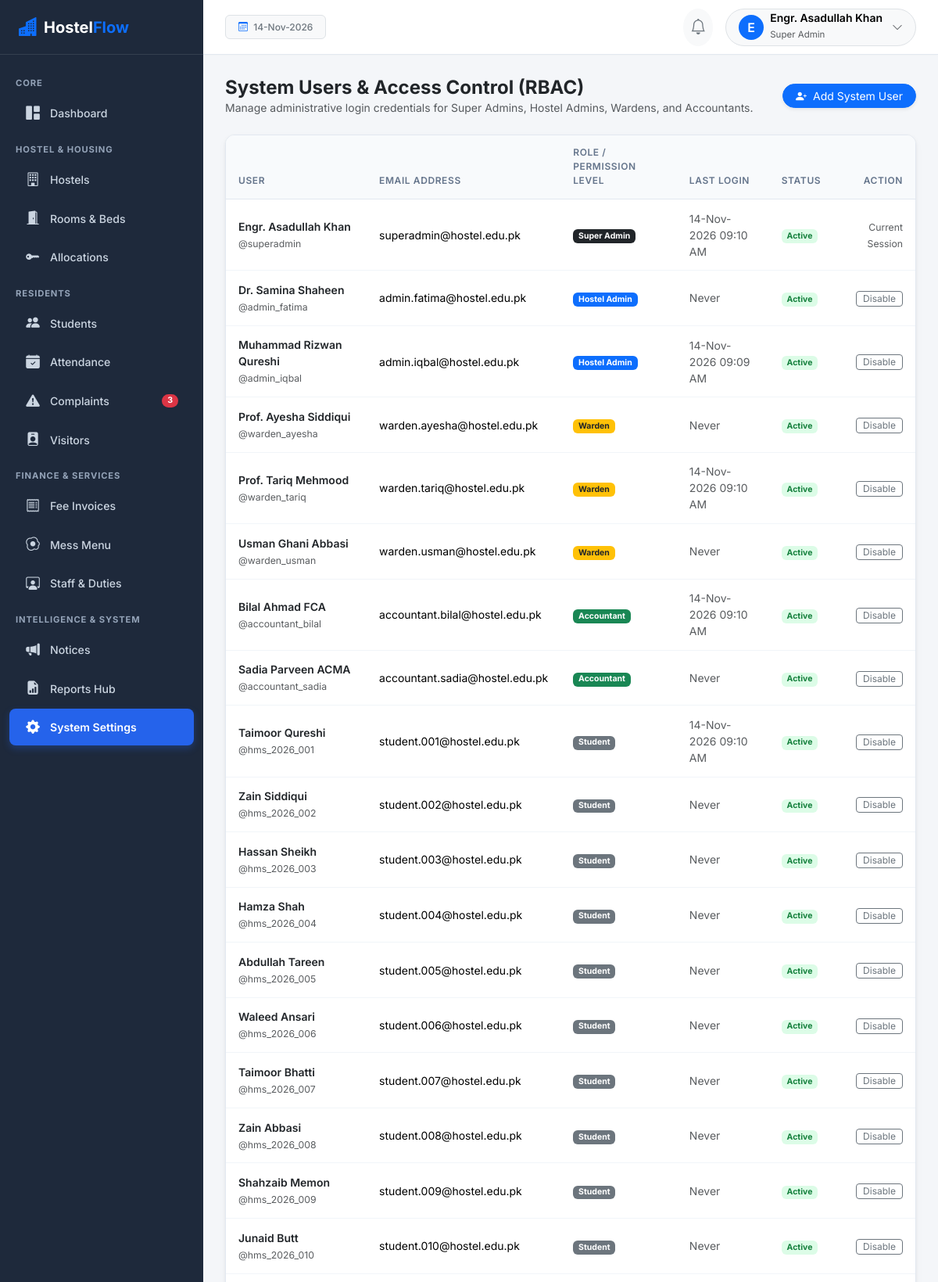
Page /settings/users (signed in, upper part) on the committed database.
### app/models/user.py (models this page shows, shortened)
class User(UserMixin, TimestampMixin, db.Model):
    __tablename__ = 'users'
    id = db.Column(db.Integer, primary_key=True)
    username = db.Column(db.String(80), unique=True, nullable=False, index=True)
    email = db.Column(db.String(120), unique=True, nullable=False, index=True)
    password_hash = db.Column(db.String(255), nullable=False)
    full_name = db.Column(db.String(120), nullable=False)
    avatar = db.Column(db.String(255), default='default_avatar.png')
    is_active = db.Column(db.Boolean, default=True, nullable=False)
    last_login = db.Column(db.DateTime)
    role_id = db.Column(db.Integer, db.ForeignKey('roles.id'), nullable=False)
    role = db.relationship('Role', back_populates='users')
    student_profile = db.relationship('Student', back_populates='user', uselist=False)
    employee_profile = db.relationship('Employee', back_populates='user', uselist=False)
    notifications = db.relationship('Notification', back_populates='user', lazy='dynamic', cascade='all, delete-orphan')
    audit_logs = db.relationship('AuditLog', back_populates='user', lazy='dynamic')
    def has_role(self, role_name):
        return self.role is not None and self.role.name.lower() == role_name.lower()
    @property
    def is_super_admin(self):
        return self.has_role('Super Admin')
    @property
    def is_student(self):
        return self.has_role('Student')
    @property
    def is_staff(self):
        return self.has_role('Staff')

class Role(db.Model):
    __tablename__ = 'roles'
    id = db.Column(db.Integer, primary_key=True)
    name = db.Column(db.String(50), unique=True, nullable=False)
    description = db.Column(db.String(255))
    users = db.relationship('User', back_populates='role', lazy='dynamic')

### app/routes/settings.py (the view)
@settings_bp.route('/users')
@login_required
@role_required('Super Admin')
def list_users():
    users = User.query.order_by(User.role_id.asc(), User.username.asc()).all()
    return render_template('settings/users.html', users=users)

### app/__init__.py (called while the page is built)
@login_manager.user_loader
def load_user(user_id):
    return User.query.get(int(user_id))

### app/services/auth_service.py (called while the page is built)
def role_required(*roles):
    def decorator(f):
        @wraps(f)
        def decorated_function(*args, **kwargs):
            if not current_user.is_authenticated:
                return redirect(url_for('auth.login', next=request.url))
            if current_user.is_super_admin:
                return f(*args, **kwargs)
            user_role = current_user.role.name if current_user.role else ''
            if user_role not in roles:
                flash("You do not have administrative permission to access this resource.", "danger")
                abort(403)
            return f(*args, **kwargs)
        return decorated_function
    return decorator

### app/templates/settings/users.html (shortened to what this page needs)
{% extends "base.html" %}
{% block content %}
<div class="d-flex flex-column flex-md-row justify-content-between align-items-md-center gap-2 mb-4">
  <div>
    <h4 class="fw-bold mb-0 text-dark">System Users & Access Control (RBAC)</h4>
    <p class="text-muted small mb-0">Manage administrative login credentials for Super Admins, Hostel Admins, Wardens, and Accountants.</p>
  </div>
  <a href="{{ url_for('settings.add_user') }}" class="btn btn-primary btn-sm rounded-pill px-3 shadow-sm">
    <i class="bi bi-person-plus-fill me-1"></i> Add System User
  </a>
</div>
<div class="card card-saas">
  <div class="table-responsive">
    <table class="table table-custom table-hover align-middle mb-0">
      <thead>
        <tr>
          <th>User</th>
          <th>Email Address</th>
          <th>Role / Permission Level</th>
          <th>Last Login</th>
          <th>Status</th>
          <th class="text-end">Action</th>
        </tr>
      </thead>
      <tbody>
        {% for u in users %}
          <tr>
            <td>
              <div class="fw-semibold text-dark">{{ u.full_name }}</div>
              <small class="text-muted">@{{ u.username }}</small>
            </td>
            <td>{{ u.email }}</td>
            <td>
              <span class="badge {% if u.role.name == 'Super Admin' %}bg-dark{% elif u.role.name == 'Hostel Admin' %}bg-primary{% elif u.role.name == 'Warden' %}bg-warning text-dark{% elif u.role.name == 'Accountant' %}bg-success{% else %}bg-secondary{% endif %}">
                {{ u.role.name }}
              </span>
            </td>
            <td class="small text-muted">{{ u.last_login|datetime_format if u.last_login else 'Never' }}</td>
            <td>
              <span class="badge {% if u.is_active %}badge-soft-success{% else %}badge-soft-danger{% endif %}">
                {{ 'Active' if u.is_active else 'Disabled' }}
              </span>
            </td>
            <td class="text-end">
              {% if u.id != current_user.id %}
                <form method="POST" action="{{ url_for('settings.toggle_user_status', user_id=u.id) }}">
                  <button type="submit" class="btn btn-outline-secondary btn-sm py-0 px-2" style="font-size: 0.75rem;">
                    {{ 'Disable' if u.is_active else 'Enable' }}
                  </button>
                </form>
              {% else %}
                <small class="text-muted">Current Session</small>
              {% endif %}
            </td>
          </tr>
        {% else %}
          <tr><td colspan="6" class="text-center py-4 text-muted">No users found.</td></tr>
        {% endfor %}
      </tbody>
    </table>
  </div>
</div>
{% endblock %}

### app/templates/base.html (shortened to what this page needs)
<!DOCTYPE html>
<html lang="en">
<head>
  <link href="https://cdn.jsdelivr.net/npm/bootstrap@5.3.3/dist/css/bootstrap.min.css" rel="stylesheet">
  <link rel="stylesheet" href="https://cdn.jsdelivr.net/npm/bootstrap-icons@1.11.3/font/bootstrap-icons.min.css">
  <link rel="stylesheet" href="{{ url_for('static', filename='css/style.css') }}">
</head>
<body>
<div class="d-flex" id="wrapper">
  <div id="sidebar-wrapper">
    <div class="sidebar-brand">
      <i class="bi bi-buildings-fill text-primary me-2 fs-4"></i>
      <span>Hostel<span class="text-primary">Flow</span></span>
    </div>
    <div class="py-3">
      {% if current_user.is_authenticated and not current_user.is_student and not current_user.is_staff %}
        <div class="sidebar-heading">Core</div>
        <a href="{{ url_for('dashboard.index') }}" class="nav-link-custom {% if request.endpoint and request.endpoint == 'dashboard.index' %}active{% endif %}">
          <i class="bi bi-grid-1x2-fill"></i> Dashboard
        </a>
        <div class="sidebar-heading">Hostel & Housing</div>
        <a href="{{ url_for('hostels.list_hostels') }}" class="nav-link-custom {% if request.endpoint and 'hostels' in request.endpoint %}active{% endif %}">
          <i class="bi bi-building"></i> Hostels
        </a>
        <a href="{{ url_for('rooms.list_rooms') }}" class="nav-link-custom {% if request.endpoint and 'rooms' in request.endpoint %}active{% endif %}">
          <i class="bi bi-door-open-fill"></i> Rooms & Beds
        </a>
        <a href="{{ url_for('allocations.list_allocations') }}" class="nav-link-custom {% if request.endpoint and 'allocations' in request.endpoint %}active{% endif %}">
          <i class="bi bi-key-fill"></i> Allocations
        </a>
        <div class="sidebar-heading">Residents</div>
        <a href="{{ url_for('students.list_students') }}" class="nav-link-custom {% if request.endpoint and 'students' in request.endpoint %}active{% endif %}">
          <i class="bi bi-people-fill"></i> Students
        </a>
        <a href="{{ url_for('attendance.index') }}" class="nav-link-custom {% if request.endpoint and 'attendance' in request.endpoint %}active{% endif %}">
          <i class="bi bi-calendar-check-fill"></i> Attendance
        </a>
        <a href="{{ url_for('complaints.list_complaints') }}" class="nav-link-custom {% if request.endpoint and 'complaints' in request.endpoint %}active{% endif %}">
          <i class="bi bi-exclamation-triangle-fill"></i> Complaints
          {% if pending_complaints_count > 0 %}
            <span class="badge bg-danger rounded-pill ms-auto">{{ pending_complaints_count }}</span>
          {% endif %}
        </a>
        <a href="{{ url_for('visitors.list_visitors') }}" class="nav-link-custom {% if request.endpoint and 'visitors' in request.endpoint %}active{% endif %}">
          <i class="bi bi-person-badge-fill"></i> Visitors
        </a>
        <div class="sidebar-heading">Finance & Services</div>
        <a href="{{ url_for('fees.list_invoices') }}" class="nav-link-custom {% if request.endpoint and 'fees' in request.endpoint %}active{% endif %}">
          <i class="bi bi-receipt"></i> Fee Invoices
        </a>
        <a href="{{ url_for('mess.weekly_menu') }}" class="nav-link-custom {% if request.endpoint and 'mess' in request.endpoint %}active{% endif %}">
          <i class="bi bi-egg-fried"></i> Mess Menu
        </a>
        <a href="{{ url_for('staff.list_employees') }}" class="nav-link-custom {% if request.endpoint and 'staff' in request.endpoint %}active{% endif %}">
          <i class="bi bi-person-workspace"></i> Staff & Duties
        </a>
        <div class="sidebar-heading">Intelligence & System</div>
        <a href="{{ url_for('announcements.list_announcements') }}" class="nav-link-custom {% if request.endpoint and 'announcements' in request.endpoint %}active{% endif %}">
          <i class="bi bi-megaphone-fill"></i> Notices
        </a>
        <a href="{{ url_for('reports.index') }}" class="nav-link-custom {% if request.endpoint and 'reports' in request.endpoint %}active{% endif %}">
          <i class="bi bi-file-earmark-bar-graph-fill"></i> Reports Hub
        </a>
        {% if current_user.is_super_admin %}
          <a href="{{ url_for('settings.general_settings') }}" class="nav-link-custom {% if request.endpoint and 'settings' in request.endpoint %}active{% endif %}">
            <i class="bi bi-gear-fill"></i> System Settings
          </a>
        {% endif %}
      {% endif %}
    </div>
  </div>
  <div id="page-content-wrapper">
    <nav class="navbar top-navbar d-flex align-items-center justify-content-between">
      <div class="d-flex align-items-center gap-3">
        <span class="badge bg-light text-secondary border px-3 py-2 fw-medium">
          <i class="bi bi-calendar3 me-1 text-primary"></i>
          {{ today_date|date_format }}
        </span>
      </div>
      <div class="d-flex align-items-center gap-3">
        <div class="dropdown">
          <button class="btn btn-light position-relative rounded-circle p-2" type="button" data-bs-toggle="dropdown" aria-expanded="false">
            <i class="bi bi-bell fs-5 text-secondary"></i>
          </button>
        </div>
        <div class="dropdown">
          <button class="btn btn-light rounded-pill border d-flex align-items-center gap-2 py-1 px-3" type="button" data-bs-toggle="dropdown" aria-expanded="false">
            <div class="rounded-circle bg-primary text-white d-flex align-items-center justify-content-center" style="width: 32px; height: 32px; font-weight: 600;">
              {{ current_user.full_name[:1] if current_user.is_authenticated else 'U' }}
            </div>
            <div class="text-start d-none d-sm-block">
              <div class="fw-semibold small lh-1">{{ current_user.full_name if current_user.is_authenticated else 'User' }}</div>
              <small class="text-muted" style="font-size: 0.72rem;">{{ current_user.role.name if current_user.is_authenticated and current_user.role else 'Guest' }}</small>
            </div>
            <i class="bi bi-chevron-down text-muted small ms-1"></i>
          </button>
        </div>
      </div>
    </nav>
    <main class="main-body">
      {% block content %}{% endblock %}
    </main>
  </div>
</div>
</body>
</html>

### app/static/css/style.css (style rules this page uses)
:root { --primary-color: #0d6efd; --primary-dark: #0a58ca; --primary-light: #e7f1ff; --secondary-color: #495057; --success-color: #198754; --danger-color: #dc3545; --warning-color: #ffc107; --info-color: #0dcaf0; --body-bg: #f4f6f9; --sidebar-bg: #1e293b; --sidebar-hover: #334155; --sidebar-active: #2563eb; --card-shadow: 0 0.125rem 0.25rem rgba(0, 0, 0, 0.05), 0 0.25rem 0.75rem rgba(0, 0, 0, 0.03); --card-border-radius: 0.75rem; }
body { font-family: 'Inter', -apple-system, BlinkMacSystemFont, "Segoe UI", Roboto, "Helvetica Neue", Arial, sans-serif; background-color: var(--body-bg); color: #334155; min-height: 100vh; }
#sidebar-wrapper { min-height: 100vh; width: 260px; background-color: var(--sidebar-bg); color: #e2e8f0; transition: all 0.3s ease; z-index: 1000; }
#sidebar-wrapper .sidebar-brand { height: 70px; display: flex; align-items: center; padding: 0 1.5rem; font-size: 1.25rem; font-weight: 700; color: #ffffff; border-bottom: 1px solid rgba(255, 255, 255, 0.1); }
.sidebar-heading { padding: 0.75rem 1.25rem 0.25rem; font-size: 0.7rem; text-transform: uppercase; font-weight: 700; letter-spacing: 0.08em; color: #94a3b8; }
.nav-link-custom { display: flex; align-items: center; gap: 0.75rem; padding: 0.65rem 1.25rem; color: #cbd5e1; text-decoration: none; font-size: 0.88rem; font-weight: 500; border-radius: 0.5rem; margin: 0.15rem 0.75rem; transition: all 0.2s ease; }
.nav-link-custom.active { background-color: var(--sidebar-active); color: #ffffff; font-weight: 600; box-shadow: 0 4px 10px rgba(37, 99, 235, 0.3); }
.nav-link-custom i { font-size: 1.1rem; width: 20px; text-align: center; }
#page-content-wrapper { flex: 1; min-width: 0; display: flex; flex-direction: column; }
.top-navbar { height: 70px; background-color: #ffffff; border-bottom: 1px solid #e2e8f0; padding: 0 1.75rem; box-shadow: 0 1px 3px rgba(0, 0, 0, 0.02); }
.main-body { padding: 1.75rem; flex: 1; }
.card-saas { background: #ffffff; border-radius: var(--card-border-radius); border: 1px solid #e2e8f0; box-shadow: var(--card-shadow); overflow: hidden; }
.table-custom { margin-bottom: 0; }
.table-custom th { background-color: #f8fafc; color: #64748b; font-weight: 600; font-size: 0.75rem; text-transform: uppercase; letter-spacing: 0.05em; border-top: none; border-bottom: 1px solid #e2e8f0; padding: 0.85rem 1rem; }
.table-custom td { padding: 0.85rem 1rem; vertical-align: middle; border-bottom: 1px solid #f1f5f9; font-size: 0.875rem; }
.badge-soft-success { background-color: #dcfce7; color: #15803d; }

### rows in the picture
User: is_active+full_name "E", is_active+full_name "Engr. Asadullah Khan", role "Super Admin", full_name "Engr. Asadullah Khan", username "superadmin", email "superadmin@hostel.edu.pk", role.name "Super Admin", last_login "14-Nov-2026 09:10 AM", is_active "Active", shows "Current Session"
User: full_name "Dr. Samina Shaheen", username "admin_fatima", email "admin.fatima@hostel.edu.pk", role.name "Hostel Admin", last_login "Never", is_active "Active", is_active "Disable"
User: full_name "Muhammad Rizwan Qureshi", username "admin_iqbal", email "admin.iqbal@hostel.edu.pk", role.name "Hostel Admin", last_login "14-Nov-2026 09:09 AM", is_active "Active", is_active "Disable"
User: full_name "Prof. Ayesha Siddiqui", username "warden_ayesha", email "warden.ayesha@hostel.edu.pk", role.name "Warden", last_login "Never", is_active "Active", is_active "Disable"
User: full_name "Prof. Tariq Mehmood", username "warden_tariq", email "warden.tariq@hostel.edu.pk", role.name "Warden", last_login "14-Nov-2026 09:10 AM", is_active "Active", is_active "Disable"
User: full_name "Usman Ghani Abbasi", username "warden_usman", email "warden.usman@hostel.edu.pk", role.name "Warden", last_login "Never", is_active "Active", is_active "Disable"
User: full_name "Bilal Ahmad FCA", username "accountant_bilal", email "accountant.bilal@hostel.edu.pk", role.name "Accountant", last_login "14-Nov-2026 09:10 AM", is_active "Active", is_active "Disable"
User: full_name "Sadia Parveen ACMA", username "accountant_sadia", email "accountant.sadia@hostel.edu.pk", role.name "Accountant", last_login "Never", is_active "Active", is_active "Disable"
User: full_name "Taimoor Qureshi", username "hms_2026_001", email "student.001@hostel.edu.pk", role.name "Student", last_login "14-Nov-2026 09:10 AM", is_active "Active", is_active "Disable"
User: full_name "Zain Siddiqui", username "hms_2026_002", email "student.002@hostel.edu.pk", role.name "Student", last_login "Never", is_active "Active", is_active "Disable"
User: full_name "Hassan Sheikh", username "hms_2026_003", email "student.003@hostel.edu.pk", role.name "Student", last_login "Never", is_active "Active", is_active "Disable"
User: full_name "Hamza Shah", username "hms_2026_004", email "student.004@hostel.edu.pk", role.name "Student", last_login "Never", is_active "Active", is_active "Disable"
User: full_name "Abdullah Tareen", username "hms_2026_005", email "student.005@hostel.edu.pk", role.name "Student", last_login "Never", is_active "Active", is_active "Disable"
User: full_name "Waleed Ansari", username "hms_2026_006", email "student.006@hostel.edu.pk", role.name "Student", last_login "Never", is_active "Active", is_active "Disable"
User: full_name "Taimoor Bhatti", username "hms_2026_007", email "student.007@hostel.edu.pk", role.name "Student", last_login "Never", is_active "Active", is_active "Disable"
User: full_name "Zain Abbasi", username "hms_2026_008", email "student.008@hostel.edu.pk", role.name "Student", last_login "Never", is_active "Active", is_active "Disable"
User: full_name "Shahzaib Memon", username "hms_2026_009", email "student.009@hostel.edu.pk", role.name "Student", last_login "Never", is_active "Active", is_active "Disable"
User: full_name "Junaid Butt", username "hms_2026_010", email "student.010@hostel.edu.pk", role.name "Student", last_login "Never", is_active "Active", is_active "Disable"

### other values in the picture
{{ pending_complaints_count }} "3"
